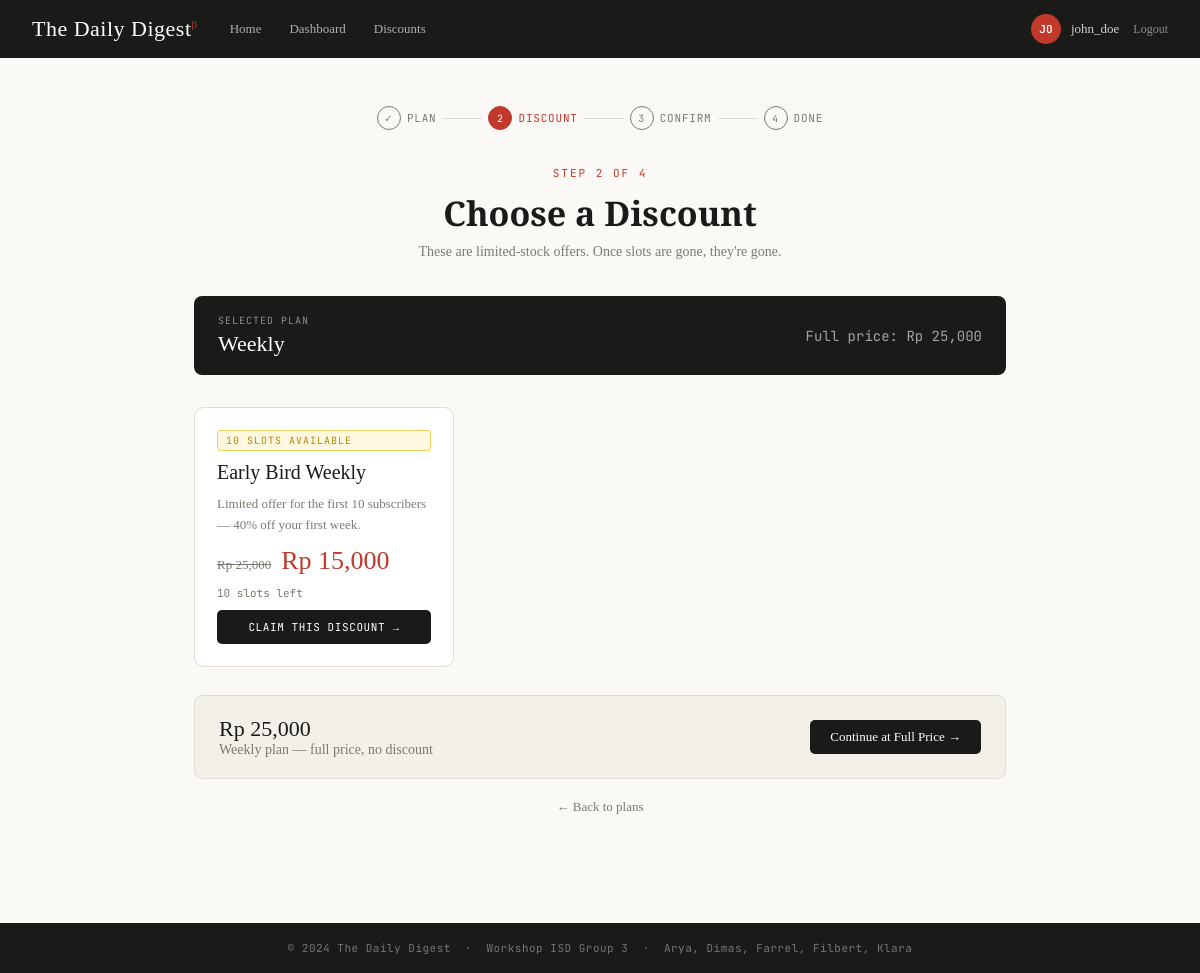
Page /subscribe/Weekly (signed in) on the committed database.
### tables this page shows
CREATE TABLE users (
    id INTEGER PRIMARY KEY,
    username TEXT NOT NULL UNIQUE,
    email TEXT NOT NULL UNIQUE,
    password TEXT NOT NULL,
    preferences TEXT,
    premium INTEGER NOT NULL DEFAULT 0 CHECK (premium IN (0, 1))
, is_admin INTEGER NOT NULL DEFAULT 0 CHECK (is_admin IN (0, 1)));

CREATE TABLE discounts (
    id INTEGER PRIMARY KEY AUTOINCREMENT,
    name TEXT NOT NULL,
    plan TEXT NOT NULL CHECK(plan IN ('Weekly','Monthly','Annual')),
    original_price INTEGER NOT NULL,
    discounted_price INTEGER NOT NULL,
    stock INTEGER NOT NULL DEFAULT 0,
    description TEXT,
    created_at TEXT NOT NULL DEFAULT (datetime('now'))
);

### app.py (the view)
@app.route("/subscribe/<plan>")
def subscribe_plan(plan):
    user = current_user()
    if not user:
        return redirect(url_for("login"))
    if plan not in ("Weekly", "Monthly", "Annual"):
        return redirect(url_for("pricing"))
    discounts = get_all_discounts()
    plan_discounts = [d for d in discounts if d["plan"] == plan]
    plan_price = PLAN_PRICES[plan]
    return render_template(
        "subscribe_discounts.html",
        plan=plan,
        plan_price=plan_price,
        discounts=plan_discounts,
        user=user,
    )

### app.py (called while the page is built)
def get_db_connection():
    conn = sqlite3.connect(DB_PATH)
    conn.row_factory = sqlite3.Row
    conn.execute("PRAGMA foreign_keys = ON")
    return conn

def row_to_dict(row):
    if row is None:
        return None
    data = dict(row)
    if "premium" in data:
        data["premium"] = bool(data["premium"])
    if "is_admin" in data:
        data["is_admin"] = bool(data["is_admin"])
    else:
        data["is_admin"] = False
    if "author" not in data or not data["author"]:
        data["author"] = "Daily Digest Editorial"
    if "image_url" in data and data["image_url"]:
        data["image_url"] = data["image_url"].strip()
    else:
        data["image_url"] = None
    return data

def get_all_discounts():
    with get_db_connection() as conn:
        rows = conn.execute("SELECT * FROM discounts ORDER BY id").fetchall()
    return [dict(r) for r in rows]

def get_user(user_id):
    if not user_id:
        return None
    with get_db_connection() as conn:
        row = conn.execute("SELECT * FROM users WHERE id = ?", (user_id,)).fetchone()
    return row_to_dict(row)

def current_user():
    uid = session.get("user_id")
    return get_user(uid) if uid else None

### templates/subscribe_discounts.html (shortened to what this page needs)
{% extends "base.html" %}
{% block content %}
<div class="sub-wrap">
  <div class="step-bar">
    <div class="step"><div class="step-num">✓</div> Plan</div>
    <div class="step-sep"></div>
    <div class="step active"><div class="step-num">2</div> Discount</div>
    <div class="step-sep"></div>
    <div class="step"><div class="step-num">3</div> Confirm</div>
    <div class="step-sep"></div>
    <div class="step"><div class="step-num">4</div> Done</div>
  </div>
  <div class="sub-head">
    <div class="sub-kicker">Step 2 of 4</div>
    <h1 class="sub-title">Choose a Discount</h1>
    <p class="sub-sub">These are limited-stock offers. Once slots are gone, they're gone.</p>
  </div>
  <div class="plan-banner">
    <div>
      <div style="font-family:'JetBrains Mono',monospace;font-size:10px;text-transform:uppercase;letter-spacing:1px;color:rgba(255,255,255,.5);margin-bottom:4px;">Selected Plan</div>
      <div class="plan-banner-name">{{ plan }}</div>
    </div>
    <div class="plan-banner-price">Full price: Rp {{ "{:,}".format(plan_price) }}</div>
  </div>
  {% if discounts %}
    <div class="discount-grid">
      {% for d in discounts %}
        <div class="disc-card {% if d.stock == 0 %}sold-out{% endif %}">
          {% if d.stock == 0 %}
            <span class="disc-badge out">Sold Out</span>
          {% elif d.stock <= 3 %}
            <span class="disc-badge">Only {{ d.stock }} left!</span>
          {% else %}
            <span class="disc-badge">{{ d.stock }} slots available</span>
          {% endif %}
          <div class="disc-name">{{ d.name }}</div>
          <div class="disc-desc">{{ d.description }}</div>
          <div class="disc-prices">
            <span class="disc-old">Rp {{ "{:,}".format(d.original_price) }}</span>
            <span class="disc-new">Rp {{ "{:,}".format(d.discounted_price) }}</span>
          </div>
          <div class="disc-stock {% if d.stock <= 3 %}low{% endif %}">
            {{ d.stock }} slot{{ 's' if d.stock != 1 else '' }} left
          </div>
          {% if d.stock > 0 %}
            <a class="disc-cta" href="{{ url_for('subscribe_confirm') }}?plan={{ plan }}&discount_id={{ d.id }}">
              Claim This Discount →
            </a>
          {% else %}
            <div class="disc-cta" style="background:var(--muted);cursor:default;">Sold Out</div>
          {% endif %}
        </div>
      {% endfor %}
    </div>
  {% else %}
    <p style="color:var(--muted);font-size:14px;margin-bottom:24px;">No discounts available for this plan right now.</p>
  {% endif %}
  <div class="no-disc">
    <div>
      <div class="no-disc-price">Rp {{ "{:,}".format(plan_price) }}</div>
      <div class="no-disc-text">{{ plan }} plan — full price, no discount</div>
    </div>
    <a href="{{ url_for('subscribe_confirm') }}?plan={{ plan }}">Continue at Full Price →</a>
  </div>
  <div style="text-align:center;margin-top:18px;">
    <a href="{{ url_for('pricing') }}" style="font-size:13px;color:var(--muted);">← Back to plans</a>
  </div>
</div>
{% endblock %}

### templates/base.html (shortened to what this page needs)
<!DOCTYPE html>
<html lang="en">
<head>
</head>
<body>
<nav>
  <div class="nav-left">
    <a href="/" class="nav-brand">The Daily Digest<sup>β</sup></a>
    <div class="nav-links">
      <a href="/">Home</a>
      {% if user and user.is_admin %}
        <a href="/dashboard">Dashboard</a>
        <a href="/dashboard/discounts">Discounts</a>
      {% endif %}
    </div>
  </div>
  <div class="nav-user">
    {% if user %}
      <div class="avatar">{{ user.username[:2].upper() }}</div>
      <span>{{ user.username }}</span>
      <a href="/logout" style="font-size:12px;color:rgba(255,255,255,0.5);margin-left:4px;">Logout</a>
    {% else %}
      <a href="/login" style="background:rgba(255,255,255,0.15);border-radius:4px;padding:5px 12px;color:#fff;font-size:13px;">Sign in</a>
      <a href="/register" style="background:rgba(255,255,255,0.08);border-radius:4px;padding:5px 12px;color:#fff;font-size:13px;">Sign up</a>
    {% endif %}
  </div>
</nav>
<main style="flex:1;">
  {% block content %}{% endblock %}
</main>
<footer>© 2024 The Daily Digest &nbsp;·&nbsp; Workshop ISD Group 3 &nbsp;·&nbsp; Arya, Dimas, Farrel, Filbert, Klara</footer>
</body>
</html>

### templates/base.html (style rules this page uses)
* { box-sizing:border-box;margin:0;padding:0 }
:root { --ink:#1a1a18;--paper:#faf9f5;--cream:#f2f0e8;--accent:#c0392b; --accent2:#2c3e50;--muted:#7a7a72;--border:#e0ddd4;--tag-bg:#eae8e0; --premium:#b8860b;--card:#ffffff;--nav:#1a1a18; }
body { font-family:'Source Serif 4',serif;background:var(--paper);color:var(--ink);min-height:100vh;display:flex;flex-direction:column; }
a { color:inherit;text-decoration:none; }
nav { background:var(--nav);color:#fff;padding:0 32px;display:flex;align-items:center;justify-content:space-between;height:58px;position:sticky;top:0;z-index:100; }
.nav-left { display:flex;align-items:center;gap:20px; }
.nav-brand { font-family:'Playfair Display',serif;font-size:22px;letter-spacing:0.5px; }
.nav-brand sup { color:var(--accent);font-size:11px; }
.nav-links { display:flex;gap:4px;align-items:center; }
.nav-links a,.nav-links button { background:none;border:none;color:rgba(255,255,255,0.65);font-family:'Source Serif 4',serif;font-size:13px;padding:6px 12px;cursor:pointer;border-radius:4px;transition:all 0.15s;display:inline-block; }
.nav-user { display:flex;align-items:center;gap:10px;font-size:13px;color:rgba(255,255,255,0.8); }
.avatar { width:30px;height:30px;border-radius:50%;background:var(--accent);display:flex;align-items:center;justify-content:center;font-size:11px;font-weight:600;color:#fff;font-family:'JetBrains Mono',monospace; }
footer { background:var(--nav);color:rgba(255,255,255,0.4);text-align:center;padding:18px;font-family:'JetBrains Mono',monospace;font-size:11px;margin-top:auto;letter-spacing:0.5px; }

### rows in the picture
users: username "JO", username "john_doe"
discounts: plan "Weekly", stock "10", name "Early Bird Weekly", description "Limited offer for the first 10 subscribers — 40% off your first week.", original_price "25,000", discounted_price "15,000", stock "s"

### other values in the picture
{{ "{:,}".format(plan_price) }} "25,000"
